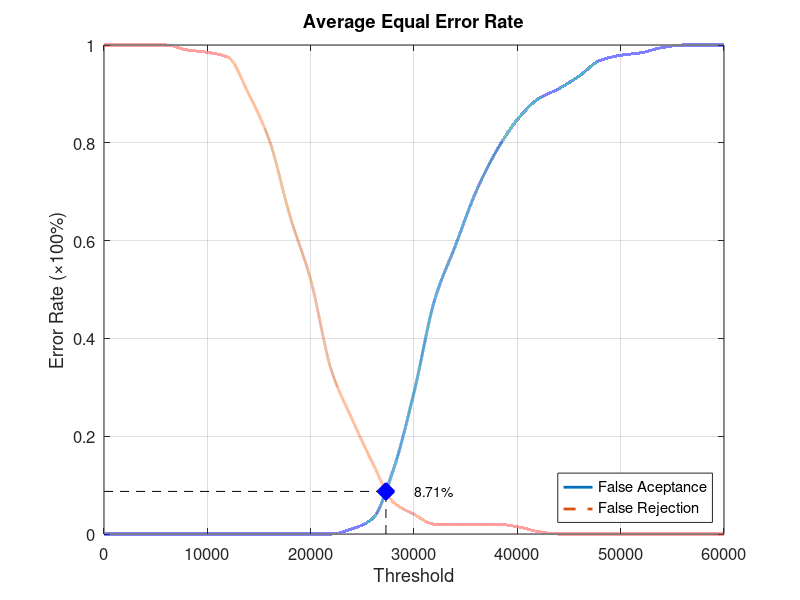
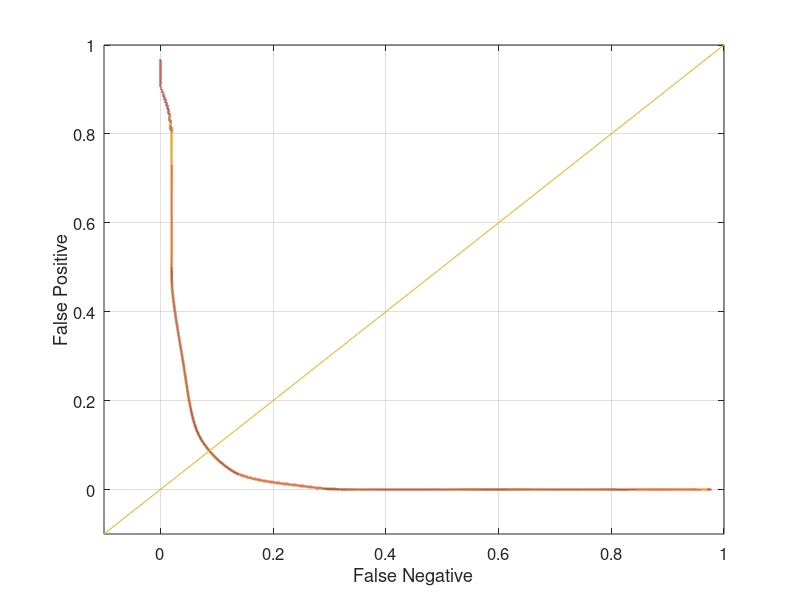

The MATLAB script that drew these images, in order:
function yEER = Database4_3
close all;
clear;
clc;
x = 0:2000:60000;
xq = 0:0.5:60000;

y0 = [0 0 0 0 0 0 0 0 0 0 0 0 0.0105263 0.0315789 0.131579 0.289474 0.478947 0.589474 0.7 0.784211 0.847368 0.889474 0.910526 0.936842 0.968421 0.978947 0.984211 0.994737 1 1 1];
yy0 = interp1(x, y0, xq, 'pchip');
y1 = [1 1 1 1 0.99 0.985 0.975 0.9 0.805 0.65 0.52 0.335 0.235 0.145 0.065 0.04 0.02 0.02 0.02 0.02 0.015 0.005 0 0 0 0 0 0 0 0 0];
yy1 = interp1(x, y1, xq, 'pchip');

% Calculating EER: 
y2 = abs(y0 - y1);
find(y2 == min(y2))
yy2 = abs(yy0 - yy1);
xEER = find(yy2 == min(yy2));
xEERIndex = xq(xEER) % X-axis EER
yEER = yy0(xEER) % Y-axis EER

main = figure
plot(xq, yy0,'-','LineWidth', 2);	hold on
plot(xq, yy1,'--','LineWidth', 2);	hold on
plot([xEERIndex xEERIndex], [0 yEER], 'k--');	hold on
plot([0 xEERIndex], [yEER yEER], 'k--');	hold on
plot(xEERIndex, yEER, 'bx', 'LineWidth', 10);	hold on
text(xEERIndex + 10 * xEERIndex / 100, yEER, [num2str(round((10000 * yEER)) / 100) '%'])
legend('False Aceptance', 'False Rejection', 'Location', 'SouthEast')
xlabel('Threshold')
ylabel('Error Rate (\times100%)')
title('Average Equal Error Rate')
set(gca, 'FontSize', 12)
axis([0 60000 0 1])
grid on

print(main, 'Database4_3Main', '-dpng');
FNRxFPR = figure('Color', [1 1 1]);
plot(yy1, yy0, '-', yy1, yy0, 'LineWidth', 2);
hold on
y = -0.1:0.1:1
plot(y, y); 
set(gca, 'FontSize', 12)
xlabel('False Negative')
ylabel('False Positive')
axis([-0.1 1 -0.1 1])
set(gca, 'FontSize', 12)
grid on

print(FNRxFPR, 'Database4_3FNRxFPR','-dpng');
end
